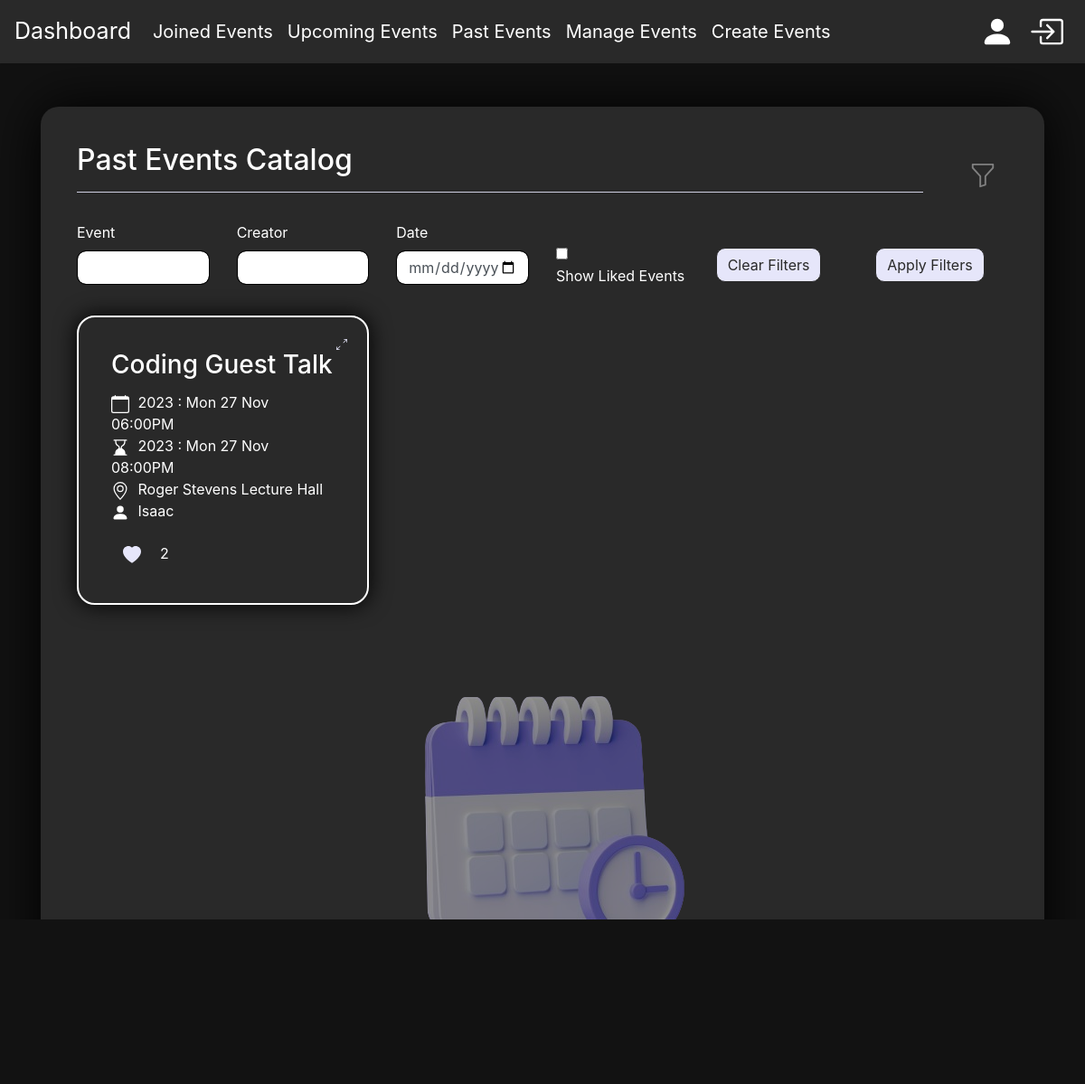
The app's page /pastevents (signed in) with its own data.
### app/models.py (models this page shows, shortened)
class Event(db.Model):
    id = db.Column(db.Integer, primary_key=True)
    title = db.Column(db.String(50), nullable=False)
    start_datetime = db.Column(db.DateTime, nullable=False)
    end_datetime = db.Column(db.DateTime, nullable=False)
    duration = db.Column(Interval, nullable=False)
    location = db.Column(db.String(50), nullable=False)
    description = db.Column(db.Text)
    attendees = db.relationship('User', secondary=attendance, back_populates='events_attending')
    likes = db.relationship('User', secondary=likes, back_populates='liked_events')
    creator_id = db.Column(db.Integer, db.ForeignKey('user.id'), nullable=False)
    creator = db.relationship('User', back_populates='created_events')

class User(db.Model, UserMixin):
    id = db.Column(db.Integer, primary_key=True)
    username = db.Column(db.String(50), unique=True, nullable=False)
    password = db.Column(db.String(200), nullable=False)
    first_name = db.Column(db.String(50), nullable=True)
    last_name = db.Column(db.String(50), nullable=True)
    email = db.Column(db.String(120), unique=True, nullable=True)
    events_attending = db.relationship('Event', secondary=attendance, back_populates='attendees')
    created_events = db.relationship('Event', back_populates='creator')
    liked_events = db.relationship('Event', secondary=likes, back_populates='likes')

### app/views.py (the view)
@app.route('/pastevents', methods=['GET', 'POST'])
@login_required
def pastevents():
    form = EventFilterForm()
    current_datetime = datetime.utcnow()
    all_events = Event.query.filter(Event.start_datetime < current_datetime)
    all_events = all_events.order_by(Event.start_datetime)
    if form.validate_on_submit():
        all_events = get_filtered_events(all_events,
                                         form.event.data,
                                         form.creator.data,
                                         form.liked.data,
                                         form.date.data)
    return render_template('pastevents.html', all_events=all_events, form=form)

### app/forms.py
class EventFilterForm(FlaskForm):
    event = StringField('Event', validators=[Optional()])
    creator = StringField('Creator', validators=[Optional()])
    liked = BooleanField('Show Liked Events', validators=[Optional()])
    date = DateField('Date', validators=[Optional()])
    submit = SubmitField('Apply Filters')

### app/models.py (called while the page is built)
@login_manager.user_loader
def load_user(user_id):
    return User.query.get(int(user_id))

### app/templates/pastevents.html (shortened to what this page needs)
{% extends "base.html" %}
{% block content %}
<div class="container">
  <div class="float">
    <div class="row align-items-center">
      <div class="col">
        <h2 class="event-title">Past Events Catalog</h2>
        <hr class="mr-2 event-divider">
      </div>
      <div class="col-auto ml-auto">
        <button class="btn filter-button ml-auto" id="filterButton">
        </button>
      </div>
    </div>
    <form method="post" action="/pastevents" class="filterForm" id="filterForm">
      <div class="row">
        <div class="col-md-2">
          <div class="form-group">
            {{ form.event.label }}
            {{ form.event(size=20, class="form-control") }}
          </div>
        </div>
        <div class="col-md-2">
          <div class="form-group">
            {{ form.creator.label }}
            {{ form.creator(size=20, class="form-control") }}
          </div>
        </div>
        <div class="col-md-2">
          <div class="form-group">
            {{ form.date.label }}
            {{ form.date(class="form-control") }}
          </div>
        </div>
        <div class="col-md-2 d-flex align-items-center mt-4">
          <div class="form-group">
          {{ form.liked }}
          {{ form.liked.label(class="form-check-label") }}
          </div>
        </div>
        <div class="col-md-2 d-flex align-items-center mt-4">
          <div class="form-group">
            <button id="clearFilter" type="button" class="btn btn-primary">Clear Filters</button>
          </div>
        </div>
        <div class="col-md-2 d-flex align-items-center mt-4">
          <div class="form-group">
            <button type="submit" class="btn btn-primary">Apply Filters</button>
          </div>
        </div>
      </div>
    </form>
    <div class="row">
      {% for event in all_events %}
        <div class="col-md-4">
          <div class="container medium-widget-container mt-3">
            <div class="card position-relative">
              <button class="btn popup-button ml-auto" data-toggle="modal" data-target="#enlargeModal{{ event.id }}">
              </button>
              <div class="card-body d-flex flex-column">
                <h3 class="card-title">{{ event.title }}</h3>
                <p class="card-text">
                  {{  event.start_datetime.strftime('%Y') }} : {{  event.start_datetime.strftime('%a %d %b %I:%M%p') }}<br>
                  {{  event.end_datetime.strftime('%Y') }} : {{ event.end_datetime.strftime('%a %d %b %I:%M%p') }}<br>
                  {{ event.location }}<br>
                  <svg xmlns="http://www.w3.org/2000/svg" width="20" height="20" fill="currentColor" class="bi bi-person-fill" viewBox="0 0 16 16">
                    <path d="M3 14s-1 0-1-1 1-4 6-4 6 3 6 4-1 1-1 1zm5-6a3 3 0 1 0 0-6 3 3 0 0 0 0 6"/>
                  </svg>
                  {{ event.creator.username }}
                </p>
                <div class="d-flex justify-content-between">
                  <div class="d-flex justify-content-between align-items-center">
                    <button class="btn like-button ml-auto mr-2" data-event-id="{{ event.id }}">
                      {% if event in current_user.liked_events %}
                      <svg xmlns="http://www.w3.org/2000/svg" width="20" height="20" fill="#E6E6FA" class="bi bi-heart-fill" viewBox="0 0 16 16">
                        <title>liked</title>
                        <path fill-rule="evenodd" d="M8 1.314C12.438-3.248 23.534 4.735 8 15-7.534 4.736 3.562-3.248 8 1.314"/>
                      </svg>
                      {% endif %}
                    </button>
                    <span class="like-count">{{ event.likes | length}}</span>
                  </div>
                </div>
              </div>
            </div>
          </div>
        </div>
      {% endfor %}
    </div>
    <div>
      <img src="../static/image/purple-calendar-clock-icon-3d-reminder-notification-concept-website-ui-purple-background-3d-rendering-illustration-removebg-preview.png" class="event-manager-image" alt="filler image for event manager">
    </div>
  </div>
</div>
{% endblock %}

### app/static/styles.css (style rules this page uses)
#bootstrap-overrides { background-color: #121212; }
#bootstrap-overrides .btn-primary { background-color: #E6E6FA; border-color: #292929; color: #292929; border-radius: 10px; }
.medium-widget-container { background-color: transparent; padding: 1rem; border-radius: 20px; color: white; box-shadow: 0px 0px 25px 0px rgba(0,0,0,1); border: #ffffff 2px solid; }
.card { background-color: transparent; border: none; }
.container { flex: 0 0 100%; margin-bottom: 12px; }
.event-title { color: white; }
.card-text svg { margin-right: 5px; }
.popup-button { position: absolute; top: -7px; right: -7px; }
.filterForm { background-color: None; color: white; margin-top: 1rem; }
.filterForm .form-control { border-radius: 10px; border-color: black; }
body { background-image: url('../static/image/andrei-stratu-kcJsQ3PJrYU-unsplash.jpg'); background-size: cover; background-repeat: no-repeat; background-position: center center; background-attachment: fixed; }
.float { background-color: #292929; padding: 2.5rem; border-radius: 20px; box-shadow: 0px 0px 60px 0px rgba(0,0,0,1); }
.event-divider { background-color: #E6E6FA; }
.event-manager-image { max-width: 100%; height: auto; display: block; margin: 0 auto; z-index: -1; opacity: 0.5; }

### records on screen
Event: title "Coding Guest Talk", start_datetime "2023", start_datetime "Mon 27 Nov 06:00PM", end_datetime "2023", end_datetime "Mon 27 Nov 08:00PM", location "Roger Stevens Lecture Hall", creator.username "Isaac", likes|length "2"
